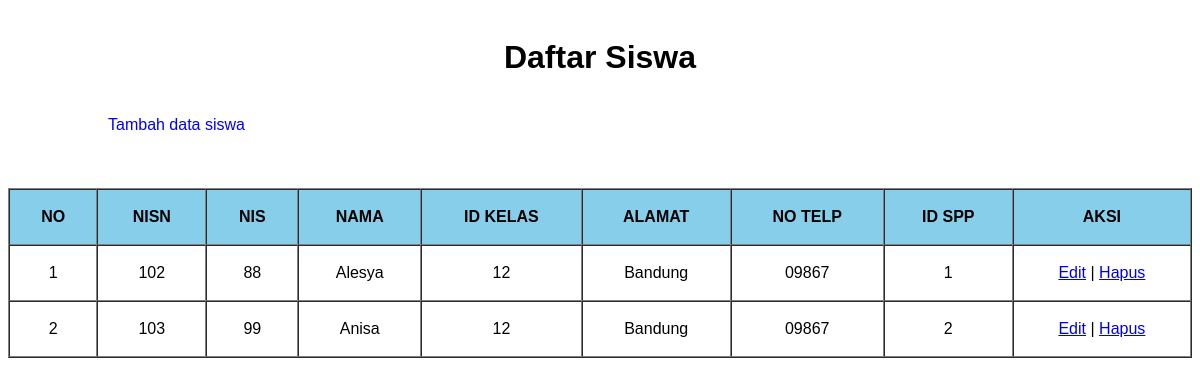
The page /crud_siswa/index.php on the database its author committed.
### tables this page shows
CREATE TABLE `siswa` (
  `nisn` char(10) NOT NULL,
  `nis` char(8) NOT NULL,
  `nama` varchar(35) NOT NULL,
  `id_kelas` int(11) NOT NULL,
  `alamat` text NOT NULL,
  `no_telp` varchar(13) NOT NULL,
  `id_spp` int(11) NOT NULL
);

### crud_siswa/functions.php (called while the page is built, shortened)
<?php
$conn = mysqli_connect("localhost", "root", "", "db_spp");
function query($query) {
	global $conn;
	$result = mysqli_query($conn, $query);
	$rows = [];
	while( $row = mysqli_fetch_assoc($result) ) {
		$rows[]= $row;
	}
	return $rows;;
}
 ?>

### crud_siswa/index.php (the view, shortened to what this page needs)
<?php
require 'functions.php';
$siswa = query("SELECT * FROM siswa ");
?>
<!DOCTYPE html>
<html>
<head>
</head>
<body>
	<h1>Daftar Siswa</h1>
	<a class="tmbh" href="tambah_siswa.php">Tambah data siswa</a>
	<br><br><br><br>
	<table border="1" cellpadding="10" cellspacing="0">
		<tr>
			<th>NO</th>
			<th>NISN</th>
			<th>NIS</th>
			<th>NAMA</th>
			<th>ID KELAS</th>
			<th>ALAMAT</th>
			<th>NO TELP</th>
			<th>ID SPP</th>
			<th>AKSI</th>
		</tr>
		<?php $i = 1; ?>
		<?php foreach( $siswa as $row) : ?>
		<tr>
			<td><?= $i; ?></td>
			<td><?= $row["nisn"]; ?></td>
			<td><?= $row["nis"]; ?></td>
			<td><?= $row["nama"]; ?></td>
			<td><?= $row["id_kelas"]; ?></td>
			<td><?= $row["alamat"]; ?></td>
			<td><?= $row["no_telp"]; ?></td>
			<td><?= $row["id_spp"];?></td>
			<td >
				<a href="edit_siswa.php?nisn=<?= $row["nisn"]; ?>">Edit</a> |
				<a href="hapus_siswa.php?nisn=<?= $row["nisn"]; ?>" onclick="return confirm('Ingin Menghapus Data?')">Hapus</a>
			</td>
		</tr>
		<?php $i++; ?>
	<?php endforeach; ?>
	</table>
</body>
</html>

### crud_siswa/index.php (style rules this page uses)
* { font-family: sans-serif; }
table { width: 100%; }
th, td, h1 { padding: 18px; text-align: center; }
th { background-color: skyblue; }
.tmbh { text-decoration: none; color: blue; margin-left: 100px; }

### rows shown on the page
siswa: nisn "102", nis "88", nama "Alesya", id_kelas "12", alamat "Bandung", no_telp "09867", id_spp "1"
siswa: nisn "103", nis "99", nama "Anisa", id_kelas "12", alamat "Bandung", no_telp "09867", id_spp "2"
